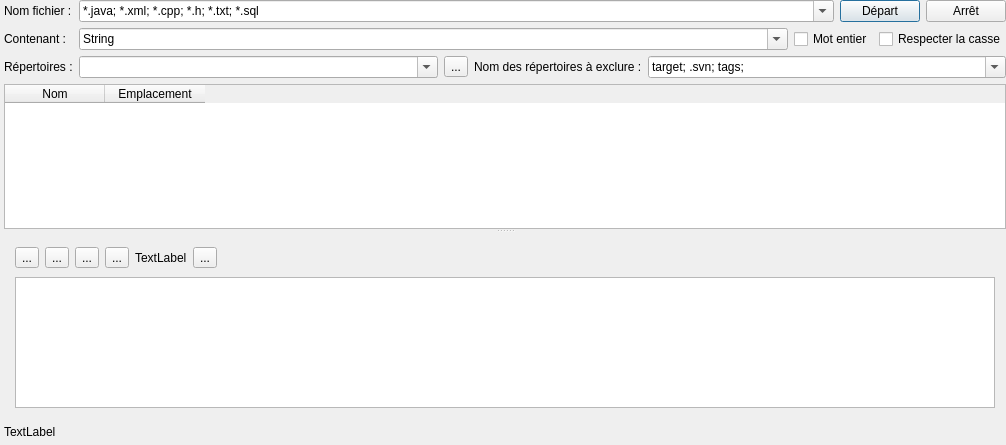
<?xml version="1.0" encoding="UTF-8"?>
<ui version="4.0">
 <class>Widget</class>
 <widget class="QWidget" name="Widget">
  <property name="windowModality">
   <enum>Qt::ApplicationModal</enum>
  </property>
  <property name="geometry">
   <rect>
    <x>0</x>
    <y>0</y>
    <width>984</width>
    <height>445</height>
   </rect>
  </property>
  <property name="windowTitle">
   <string>Chercheur</string>
  </property>
  <layout class="QGridLayout" name="gridLayout_2">
   <property name="leftMargin">
    <number>4</number>
   </property>
   <property name="topMargin">
    <number>0</number>
   </property>
   <property name="rightMargin">
    <number>0</number>
   </property>
   <property name="bottomMargin">
    <number>6</number>
   </property>
   <item row="1" column="0">
    <widget class="QSplitter" name="splitter">
     <property name="orientation">
      <enum>Qt::Vertical</enum>
     </property>
     <widget class="QTableWidget" name="tableResultats">
      <property name="contextMenuPolicy">
       <enum>Qt::CustomContextMenu</enum>
      </property>
      <property name="selectionBehavior">
       <enum>QAbstractItemView::SelectRows</enum>
      </property>
      <column>
       <property name="text">
        <string>Nom</string>
       </property>
      </column>
      <column>
       <property name="text">
        <string>Emplacement</string>
       </property>
      </column>
     </widget>
     <widget class="QWidget" name="layoutWidget">
      <layout class="QVBoxLayout" name="verticalLayout_3">
       <item>
        <layout class="QHBoxLayout" name="horizontalLayout_3">
         <item>
          <widget class="QToolButton" name="premier">
           <property name="text">
            <string>...</string>
           </property>
           <property name="icon">
            <iconset resource="images.qrc">
             <normaloff>:/images/go-first.png</normaloff>:/images/go-first.png</iconset>
           </property>
          </widget>
         </item>
         <item>
          <widget class="QToolButton" name="precedent">
           <property name="text">
            <string>...</string>
           </property>
           <property name="icon">
            <iconset resource="images.qrc">
             <normaloff>:/images/go-previous.png</normaloff>:/images/go-previous.png</iconset>
           </property>
          </widget>
         </item>
         <item>
          <widget class="QToolButton" name="suivant">
           <property name="text">
            <string>...</string>
           </property>
           <property name="icon">
            <iconset resource="images.qrc">
             <normaloff>:/images/go-next.png</normaloff>:/images/go-next.png</iconset>
           </property>
          </widget>
         </item>
         <item>
          <widget class="QToolButton" name="dernier">
           <property name="text">
            <string>...</string>
           </property>
           <property name="icon">
            <iconset resource="images.qrc">
             <normaloff>:/images/go-last.png</normaloff>:/images/go-last.png</iconset>
           </property>
          </widget>
         </item>
         <item>
          <widget class="QLabel" name="nbOccurrences">
           <property name="text">
            <string>TextLabel</string>
           </property>
          </widget>
         </item>
         <item>
          <widget class="QToolButton" name="notepadd">
           <property name="text">
            <string>...</string>
           </property>
           <property name="icon">
            <iconset resource="images.qrc">
             <normaloff>:/images/editer.png</normaloff>:/images/editer.png</iconset>
           </property>
          </widget>
         </item>
         <item>
          <widget class="QWidget" name="findWidgetContainer" native="true">
           <property name="sizePolicy">
            <sizepolicy hsizetype="MinimumExpanding" vsizetype="Minimum">
             <horstretch>0</horstretch>
             <verstretch>0</verstretch>
            </sizepolicy>
           </property>
           <property name="minimumSize">
            <size>
             <width>772</width>
             <height>27</height>
            </size>
           </property>
           <property name="maximumSize">
            <size>
             <width>780</width>
             <height>16777215</height>
            </size>
           </property>
          </widget>
         </item>
         <item>
          <spacer name="horizontalSpacer_2">
           <property name="orientation">
            <enum>Qt::Horizontal</enum>
           </property>
           <property name="sizeHint" stdset="0">
            <size>
             <width>40</width>
             <height>20</height>
            </size>
           </property>
          </spacer>
         </item>
        </layout>
       </item>
       <item>
        <widget class="QStackedWidget" name="apercu">
         <property name="contextMenuPolicy">
          <enum>Qt::CustomContextMenu</enum>
         </property>
         <widget class="TextEdit" name="textApercu">
          <property name="font">
           <font>
            <family>JetBrains Mono</family>
            <pointsize>10</pointsize>
           </font>
          </property>
          <property name="contextMenuPolicy">
           <enum>Qt::DefaultContextMenu</enum>
          </property>
         </widget>
         <widget class="QLabel" name="imageApercu"/>
        </widget>
       </item>
      </layout>
     </widget>
    </widget>
   </item>
   <item row="2" column="0">
    <widget class="QLabel" name="info">
     <property name="sizePolicy">
      <sizepolicy hsizetype="Preferred" vsizetype="Preferred">
       <horstretch>0</horstretch>
       <verstretch>0</verstretch>
      </sizepolicy>
     </property>
     <property name="text">
      <string>TextLabel</string>
     </property>
    </widget>
   </item>
   <item row="0" column="0">
    <layout class="QGridLayout" name="gridLayout">
     <item row="0" column="1">
      <layout class="QVBoxLayout" name="verticalLayout_2">
       <item>
        <layout class="QHBoxLayout" name="horizontalLayout">
         <item>
          <widget class="QComboBox" name="comboNomFichier">
           <property name="sizePolicy">
            <sizepolicy hsizetype="Expanding" vsizetype="Fixed">
             <horstretch>0</horstretch>
             <verstretch>0</verstretch>
            </sizepolicy>
           </property>
           <property name="editable">
            <bool>true</bool>
           </property>
           <item>
            <property name="text">
             <string>*.java; *.xml; *.cpp; *.h; *.txt; *.sql</string>
            </property>
           </item>
          </widget>
         </item>
         <item>
          <widget class="QPushButton" name="boutonDepart">
           <property name="text">
            <string>Départ</string>
           </property>
           <property name="autoDefault">
            <bool>true</bool>
           </property>
           <property name="default">
            <bool>true</bool>
           </property>
          </widget>
         </item>
         <item>
          <widget class="QPushButton" name="boutonArret">
           <property name="text">
            <string>Arrêt</string>
           </property>
          </widget>
         </item>
        </layout>
       </item>
       <item>
        <layout class="QHBoxLayout" name="horizontalLayout_4">
         <item>
          <widget class="QComboBox" name="comboContenant">
           <property name="editable">
            <bool>true</bool>
           </property>
           <item>
            <property name="text">
             <string>String</string>
            </property>
           </item>
          </widget>
         </item>
         <item>
          <widget class="QCheckBox" name="motEntier">
           <property name="sizePolicy">
            <sizepolicy hsizetype="Maximum" vsizetype="Fixed">
             <horstretch>0</horstretch>
             <verstretch>0</verstretch>
            </sizepolicy>
           </property>
           <property name="text">
            <string>Mot entier</string>
           </property>
          </widget>
         </item>
         <item>
          <widget class="QCheckBox" name="respecterCasse">
           <property name="sizePolicy">
            <sizepolicy hsizetype="Maximum" vsizetype="Fixed">
             <horstretch>0</horstretch>
             <verstretch>0</verstretch>
            </sizepolicy>
           </property>
           <property name="text">
            <string>Respecter la casse</string>
           </property>
          </widget>
         </item>
        </layout>
       </item>
       <item>
        <layout class="QHBoxLayout" name="horizontalLayout_2">
         <item>
          <widget class="QComboBox" name="comboRepertoires">
           <property name="sizePolicy">
            <sizepolicy hsizetype="MinimumExpanding" vsizetype="Fixed">
             <horstretch>0</horstretch>
             <verstretch>0</verstretch>
            </sizepolicy>
           </property>
           <property name="editable">
            <bool>true</bool>
           </property>
          </widget>
         </item>
         <item>
          <widget class="QToolButton" name="changerRepertoire">
           <property name="text">
            <string>...</string>
           </property>
          </widget>
         </item>
         <item>
          <widget class="QLabel" name="label_4">
           <property name="sizePolicy">
            <sizepolicy hsizetype="Preferred" vsizetype="Preferred">
             <horstretch>0</horstretch>
             <verstretch>0</verstretch>
            </sizepolicy>
           </property>
           <property name="text">
            <string>Nom des répertoires à exclure :</string>
           </property>
          </widget>
         </item>
         <item>
          <widget class="QComboBox" name="comboExclusion">
           <property name="sizePolicy">
            <sizepolicy hsizetype="MinimumExpanding" vsizetype="Fixed">
             <horstretch>0</horstretch>
             <verstretch>0</verstretch>
            </sizepolicy>
           </property>
           <property name="editable">
            <bool>true</bool>
           </property>
           <item>
            <property name="text">
             <string>target; .svn; tags;</string>
            </property>
           </item>
          </widget>
         </item>
        </layout>
       </item>
      </layout>
     </item>
     <item row="0" column="0">
      <layout class="QVBoxLayout" name="verticalLayout">
       <property name="sizeConstraint">
        <enum>QLayout::SetMinimumSize</enum>
       </property>
       <item>
        <widget class="QLabel" name="label">
         <property name="text">
          <string>Nom fichier :</string>
         </property>
        </widget>
       </item>
       <item>
        <widget class="QLabel" name="label_2">
         <property name="text">
          <string>Contenant :</string>
         </property>
        </widget>
       </item>
       <item>
        <widget class="QLabel" name="label_3">
         <property name="text">
          <string>Répertoires :</string>
         </property>
        </widget>
       </item>
      </layout>
     </item>
    </layout>
   </item>
  </layout>
 </widget>
 <layoutdefault spacing="6" margin="11"/>
 <customwidgets>
  <customwidget>
   <class>TextEdit</class>
   <extends>QTextEdit</extends>
   <header>textedit.h</header>
  </customwidget>
 </customwidgets>
 <resources>
  <include location="images.qrc"/>
 </resources>
 <connections/>
</ui>
